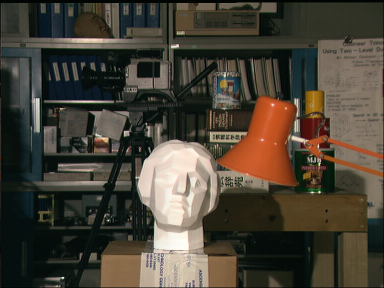
#> input picture left.png, 384 x 288 px
$ python test.py   (older library calls are emulated)
#> lines starting #> are read from the running program, lines starting #| are printed output that depends on the picture
import numpy as np
import cv2
from matplotlib import pyplot as plt

left_img = cv2.imread('left.png', 0)
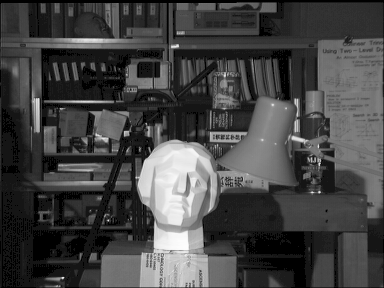
#> left_img: shape (288, 384); min 0, max 253, mean 68.4
right_img = cv2.imread('right.png', 0)
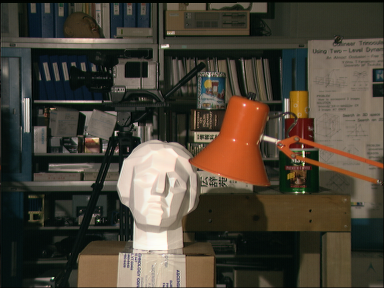
#> input picture right.png, 384 x 288 px
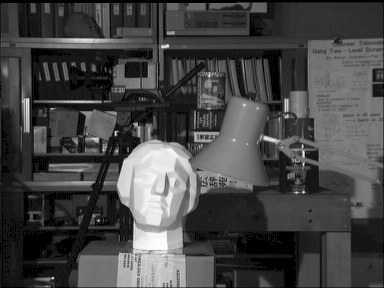
#> right_img: shape (288, 384); min 0, max 253, mean 69.5

stereo = cv2.StereoSGBM_create(
    minDisparity=0,
    numDisparities=16,
    blockSize=11,
    P1=8 * 3 * 11**2,
    P2=32 * 3 * 11**2,
    disp12MaxDiff=1,
    uniquenessRatio=15,
    speckleWindowSize=0,
    speckleRange=2,
    preFilterCap=63,
    mode=cv2.STEREO_SGBM_MODE_SGBM_3WAY
)

# Compute the disparity map
disparity = stereo.compute(left_img, right_img)
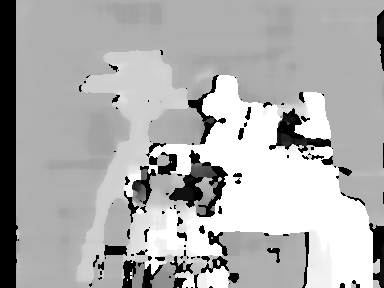
#> disparity: shape (288, 384) int16; min -16, max 240, mean 160.2; drawn with min black and max white

# Normalize the disparity map for display
disparity_normalized = cv2.normalize(disparity, disparity, alpha=0, beta=255, norm_type=cv2.NORM_MINMAX, dtype=cv2.CV_8U)

# Display the disparity map
plt.imshow(disparity_normalized, 'gray')
plt.show()
